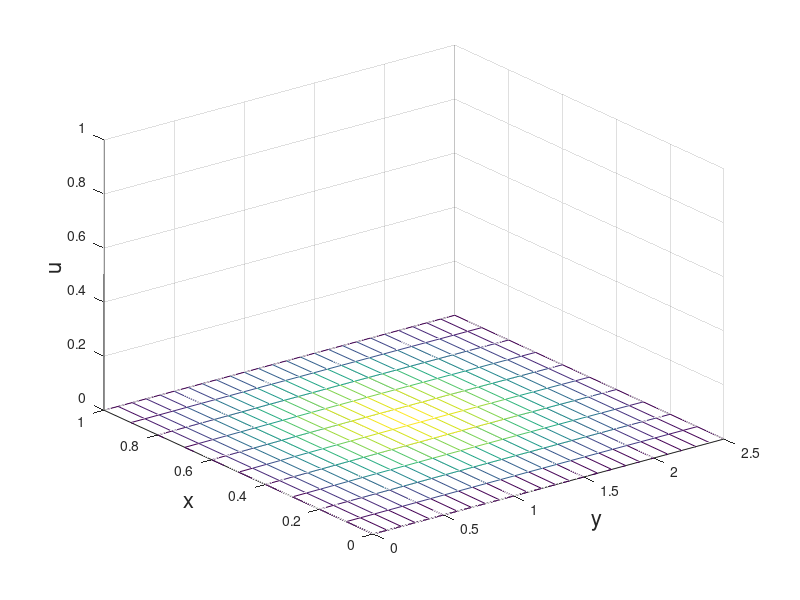
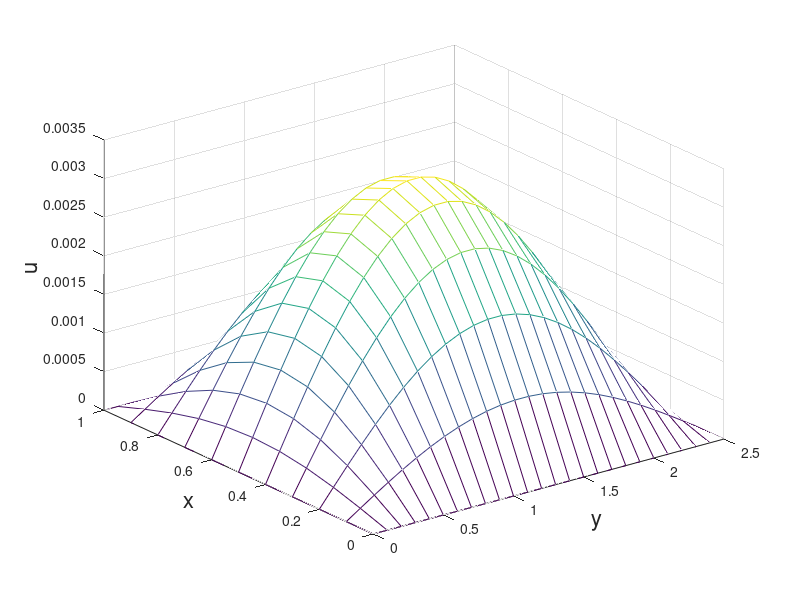
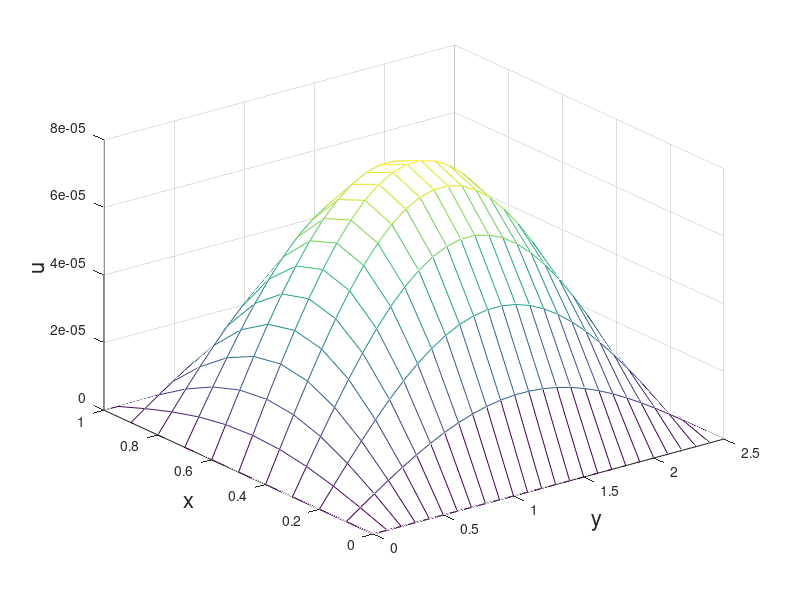

Source code (MATLAB) for these figures, in order:
% HW15 Problem 1
%
% Solve the 2D IBVP using the simple explicit method

%% parameters
pb = 1; % whether to plot intermediate solution
t0 = 0.0;
tf = 0.5;
h = 0.1; % one at a time!
k = 0.002;
r = k/h^2;
% domain
ymax = 2.5;
y = (0:h:ymax)';
ymids = y(2:end-1);
x = (0:h:1)';
xmids = x(2:end-1);
M = length(x); 
N = length(y);
t = (t0:k:tf)';
% initial distribution
[xx,yy] = meshgrid(x,y);
u0 = sin(pi.*xx).*sin(pi.*yy./ymax);
% boundaries
g00 = 0.*ones(length(t),1); % x at 0
g10 = 0.*ones(length(t),1); % x at 1
g01 = 0.*ones(length(t),1); % y at 0
g11 = 0.*ones(length(t),1); % y at ymax

u = u0;

%% solving loop

if pb
    figure(14040101); % for watching solution
    mesh(u0);
    xlabel('y','FontSize',16);
    ylabel('x','FontSize',16);
    zlabel('u','FontSize',16);
    zlim([0,1]);
end

for i=2:length(t)
    disp(t(i));
    % first set the size of unew
    unew = zeros(N,M);
    % take the middle of the matrix
    umid = u(2:end-1,2:end-1);
    % update
    % note that the index is (y,x)
    % such that (1:end-2,2:end-1) grabs from 0 boundary in y
    unew(2:end-1,2:end-1) = (1-4*r).*umid...
        +r.*u(1:end-2,2:end-1)+r.*u(3:end,2:end-1)... % shifted in y
        +r.*u(2:end-1,1:end-2)+r.*u(2:end-1,3:end); % shifted in x
    
    % check minimax prinicple
    % if max(unew) > max(u0)
    %     fprintf('your solution is behaving badly\n')
    %     break
    % end
    
    u = unew;
    
    if pb
        figure(14040101); % for watching solution
        mesh(yy,xx,u);
        zlim([0,1]);
        xlabel('y','FontSize',16);
        ylabel('x','FontSize',16);
        zlabel('u','FontSize',16);
        % pause(.1);
    end
end


%% plotting
figure(14040201);
clf;
mesh(yy,xx,u);
xlabel('y','FontSize',16);
ylabel('x','FontSize',16);
zlabel('u','FontSize',16);

uexact = sin(pi.*xx).*sin(pi.*yy./ymax).*exp(-(1+1/ymax^2)*(pi^2*tf));

% compare to exact
figure(14040301);
clf;
mesh(yy,xx,uexact-u);
xlabel('y','FontSize',16);
ylabel('x','FontSize',16);
zlabel('u','FontSize',16);
